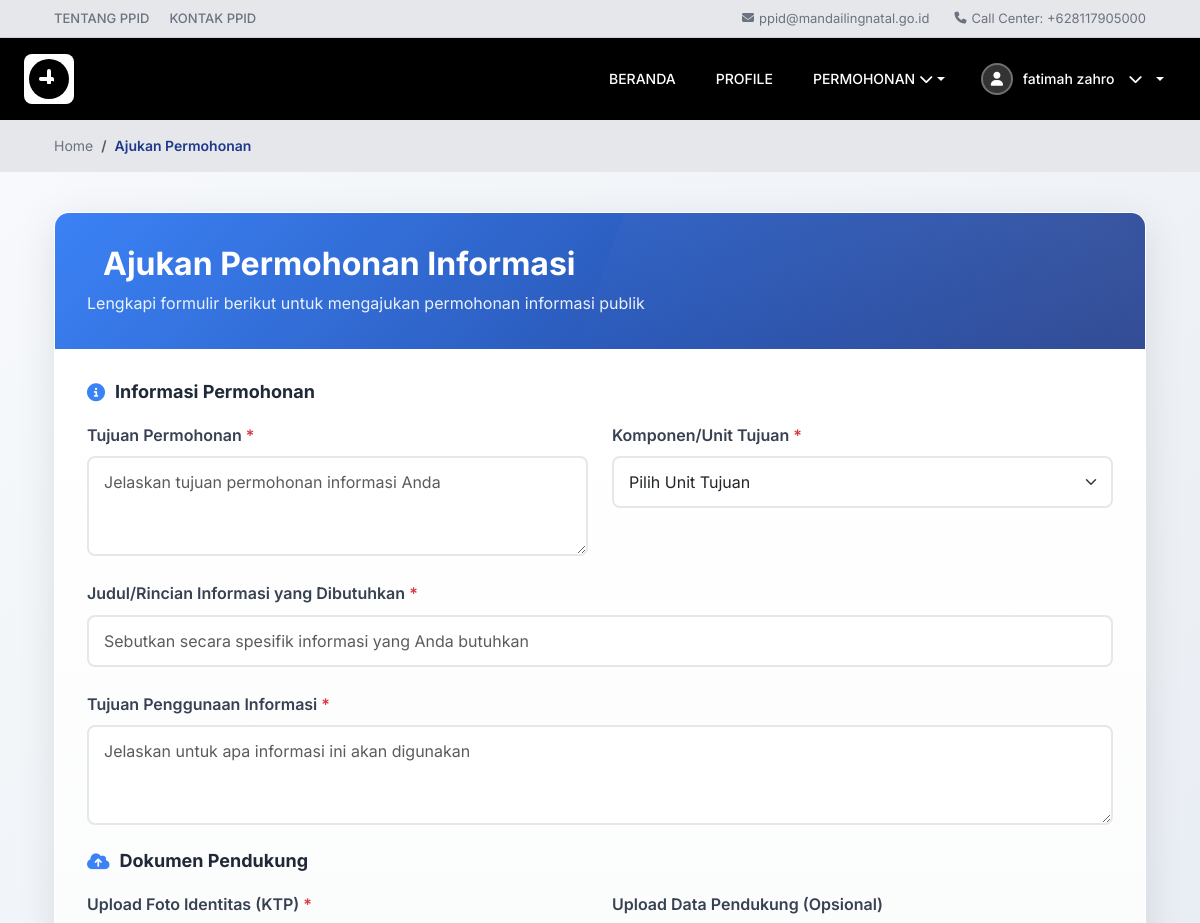
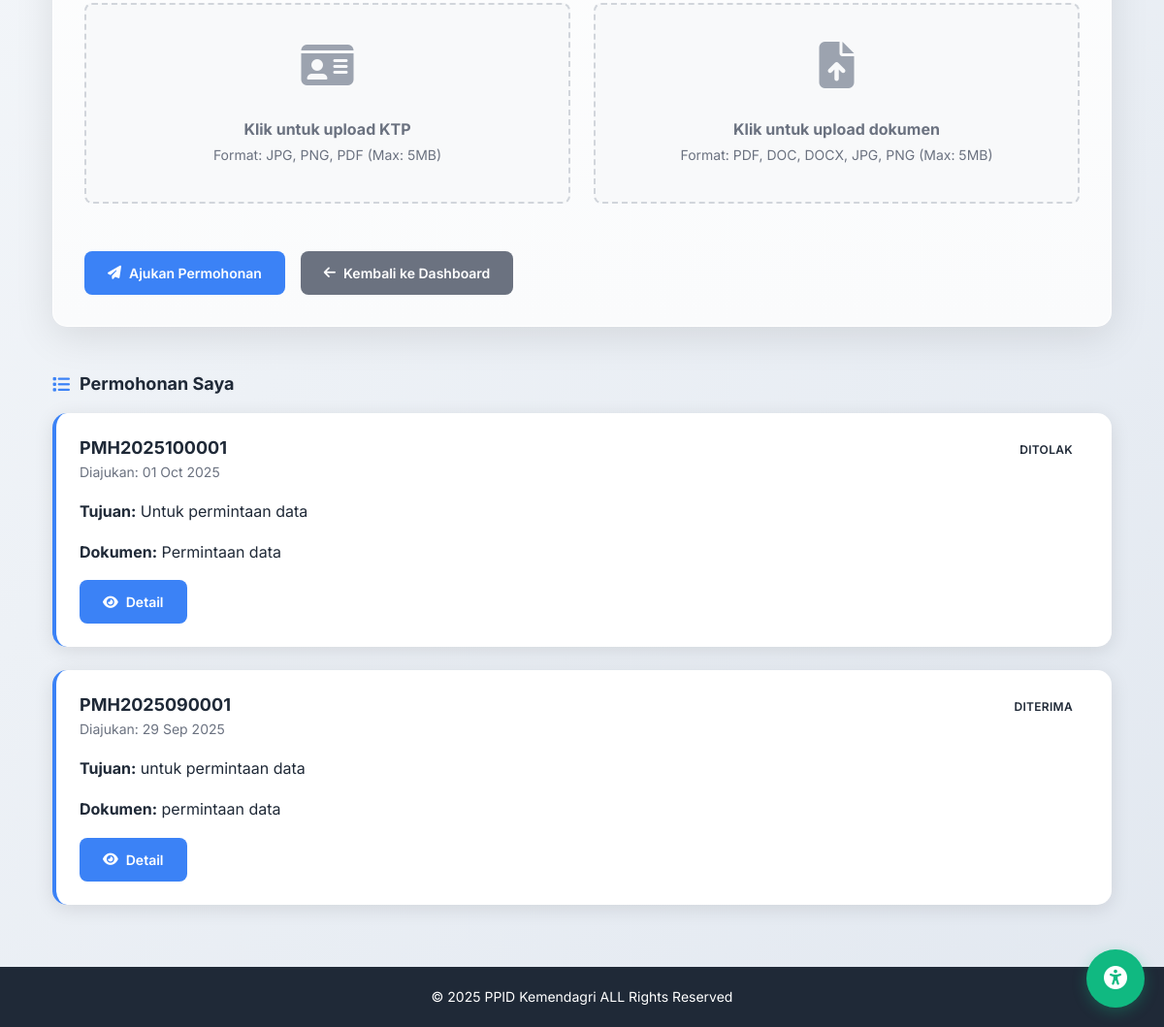
Page /index.php?controller=AjukanPermohonan&action=index (signed in) on the committed database (2 pictures, top to bottom).
### tables this page shows
CREATE TABLE `users` (
  `id_user` int NOT NULL,
  `email` varchar(255) NOT NULL,
  `username` varchar(50) NOT NULL,
  `password` varchar(255) NOT NULL,
  `jabatan` varchar(100) DEFAULT NULL,
  `role` varchar(50) NOT NULL,
  `id_biodata` int DEFAULT NULL
);

CREATE TABLE `biodata_pengguna` (
  `id_biodata` int NOT NULL,
  `nama_lengkap` varchar(255) NOT NULL,
  `nik` varchar(16) NOT NULL,
  `alamat` text,
  `provinsi` varchar(100) DEFAULT NULL,
  `city` varchar(100) DEFAULT NULL,
  `jenis_kelamin` enum('Laki-laki','Perempuan') DEFAULT NULL,
  `usia` int DEFAULT NULL,
  `pendidikan` varchar(100) DEFAULT NULL,
  `pekerjaan` varchar(100) DEFAULT NULL,
  `no_kontak` varchar(20) DEFAULT NULL,
  `email` varchar(255) DEFAULT NULL,
  `foto_profile` varchar(255) DEFAULT NULL,
  `status_pengguna` enum('pribadi','lembaga') NOT NULL,
  `nama_lembaga` varchar(255) DEFAULT NULL,
  `upload_ktp` varchar(255) DEFAULT NULL,
  `upload_akta` varchar(255) DEFAULT NULL
);

CREATE TABLE `permohonan` (
  `id_permohonan` int NOT NULL,
  `id_user` int NOT NULL,
  `no_permohonan` varchar(255) DEFAULT NULL,
  `sisa_jatuh_tempo` int DEFAULT NULL,
  `tujuan_permohonan` text,
  `komponen_tujuan` varchar(255) DEFAULT NULL,
  `judul_dokumen` varchar(255) DEFAULT NULL,
  `kandungan_informasi` text,
  `tujuan_penggunaan_informasi` text,
  `upload_foto_identitas` varchar(255) DEFAULT NULL,
  `upload_data_pedukung` varchar(255) DEFAULT NULL,
  `status` varchar(50) DEFAULT 'Diproses\r\n',
  `sumber_media` varchar(100) DEFAULT NULL,
  `catatan_petugas` text,
  `created_at` timestamp NULL DEFAULT CURRENT_TIMESTAMP,
  `updated_at` timestamp NULL DEFAULT CURRENT_TIMESTAMP ON UPDATE CURRENT_TIMESTAMP
);

### controllers/AjukanPermohonanController.php (called while the page is built, shortened)
<?php
require_once 'models/AjukanPermohonanModel.php';
require_once 'models/UserModel.php';
class AjukanPermohonanController {
    private $permohonanModel;
    private $userModel;
    public function __construct() {
        global $database;
        $db = $database->getConnection();
        $this->permohonanModel = new AjukanPermohonanModel($db);
        $this->userModel = new UserModel($db);
    }
    public function index() {
        $user_data = $this->userModel->getUserBiodata($_SESSION['user_id']);
        $permohonan_list = $this->permohonanModel->getPermohonanByUserId($_SESSION['user_id']);
        $nama_lengkap = $user_data['nama_lengkap'] ?? $_SESSION['username'] ?? 'Pengguna';
        include 'views/ajukan_permohonan/index.php';
    }
}
?>

### models/UserModel.php (called while the page is built, shortened)
<?php
class UserModel {
    private $conn;
    public function __construct($db) {
        $this->conn = $db;
    }
    public function getUserBiodata($userId) {
        $query = "SELECT bp.*, u.username, u.role, u.email, u.password
                  FROM biodata_pengguna bp
                  JOIN users u ON u.id_biodata = bp.id_biodata
                  WHERE u.id_user = :user_id LIMIT 1";
        $stmt = $this->conn->prepare($query);
        $stmt->bindParam(':user_id', $userId);
        $stmt->execute();
        return $stmt->fetch(PDO::FETCH_ASSOC);
    }
}
?>

### models/AjukanPermohonanModel.php (called while the page is built, shortened)
<?php
class AjukanPermohonanModel {
    private $conn;
    private $table_name = "permohonan";
    public function __construct($db) {
        $this->conn = $db;
    }
    public function getPermohonanByUserId($userId) {
        $query = "SELECT p.*, u.username
                  FROM " . $this->table_name . " p
                  JOIN users u ON p.id_user = u.id_user
                  WHERE p.id_user = :user_id
                  ORDER BY p.id_permohonan DESC";
        $stmt = $this->conn->prepare($query);
        $stmt->bindParam(':user_id', $userId);
        $stmt->execute();
        return $stmt->fetchAll(PDO::FETCH_ASSOC);
    }
}
?>

### views/ajukan_permohonan/index.php (the view, shortened to what this page needs)
<!DOCTYPE html>
<html lang="id">
<head>
  <link href="https://cdn.jsdelivr.net/npm/bootstrap@5.3.0/dist/css/bootstrap.min.css" rel="stylesheet">
  <link rel="stylesheet" href="https://cdnjs.cloudflare.com/ajax/libs/font-awesome/6.4.0/css/all.min.css">
</head>
<body>
  <div class="top-info-bar">
    <div class="container">
      <div class="top-info-links">
        <a href="#">TENTANG PPID</a>
        <a href="#">KONTAK PPID</a>
      </div>
      <div class="top-info-contact">
        <span><i class="fas fa-envelope"></i> ppid@mandailingnatal.go.id</span>
        <span><i class="fas fa-phone"></i> Call Center: +628117905000</span>
      </div>
    </div>
  </div>
  <?php include 'views/layout/navbar_masyarakat.php'; ?>
  <div class="breadcrumb-section">
    <div class="container">
      <nav aria-label="breadcrumb">
        <ol class="breadcrumb">
          <li class="breadcrumb-item"><a href="index.php?controller=user&action=index">Home</a></li>
          <li class="breadcrumb-item active" aria-current="page">Ajukan Permohonan</li>
        </ol>
      </nav>
    </div>
  </div>
  <div class="main-content">
    <div class="container">
      <div class="row">
        <div class="col-12">
          <div class="form-card">
            <div class="form-header">
              <h2 class="form-title">
                Ajukan Permohonan Informasi
              </h2>
              <p class="form-subtitle">Lengkapi formulir berikut untuk mengajukan permohonan informasi publik</p>
            </div>
            <div class="form-content">
              <form id="permohonanForm" method="POST" enctype="multipart/form-data">
                <h3 class="section-title">
                  <i class="fas fa-info-circle"></i>
                  Informasi Permohonan
                </h3>
                <div class="row">
                  <div class="col-md-6">
                    <div class="form-group">
                      <label for="tujuan_permohonan" class="form-label">Tujuan Permohonan <span class="required">*</span></label>
                      <textarea class="form-control" id="tujuan_permohonan" name="tujuan_permohonan" rows="3" required placeholder="Jelaskan tujuan permohonan informasi Anda"></textarea>
                    </div>
                  </div>
                  <div class="col-md-6">
                    <div class="form-group">
                      <label for="komponen_tujuan" class="form-label">Komponen/Unit Tujuan <span class="required">*</span></label>
                      <select class="form-select" id="komponen_tujuan" name="komponen_tujuan" required>
                        <option value="">Pilih Unit Tujuan</option>
                      </select>
                    </div>
                  </div>
                </div>
                <div class="row">
                  <div class="col-md-12">
                    <div class="form-group">
                      <label for="judul_dokumen" class="form-label">Judul/Rincian Informasi yang Dibutuhkan <span class="required">*</span></label>
                      <input type="text" class="form-control" id="judul_dokumen" name="judul_dokumen" required placeholder="Sebutkan secara spesifik informasi yang Anda butuhkan" value="<?php echo isset($_POST['judul_dokumen']) ? htmlspecialchars($_POST['judul_dokumen']) : ''; ?>">
                    </div>
                  </div>
                </div>
                <div class="form-group">
                  <label for="tujuan_penggunaan_informasi" class="form-label">Tujuan Penggunaan Informasi <span class="required">*</span></label>
                  <textarea class="form-control" id="tujuan_penggunaan_informasi" name="tujuan_penggunaan_informasi" rows="3" required placeholder="Jelaskan untuk apa informasi ini akan digunakan"></textarea>
                </div>
                <h3 class="section-title">
                  <i class="fas fa-cloud-upload-alt"></i>
                  Dokumen Pendukung
                </h3>
                <div class="row">
                  <div class="col-md-6">
                    <div class="form-group">
                      <label class="form-label">Upload Foto Identitas (KTP) <span class="required">*</span></label>
                      <div class="file-upload-area" onclick="document.getElementById('upload_foto_identitas').click()">
                        <div class="file-upload-icon">
                          <i class="fas fa-id-card"></i>
                        </div>
                        <div class="file-upload-text">
                          <strong>Klik untuk upload KTP</strong><br>
                          <small>Format: JPG, PNG, PDF (Max: 5MB)</small>
                        </div>
                      </div>
                    </div>
                  </div>
                  <div class="col-md-6">
                    <div class="form-group">
                      <label class="form-label">Upload Data Pendukung (Opsional)</label>
                      <div class="file-upload-area" onclick="document.getElementById('upload_data_pendukung').click()">
                        <div class="file-upload-icon">
                          <i class="fas fa-file-upload"></i>
                        </div>
                        <div class="file-upload-text">
                          <strong>Klik untuk upload dokumen</strong><br>
                          <small>Format: PDF, DOC, DOCX, JPG, PNG (Max: 5MB)</small>
                        </div>
                      </div>
                    </div>
                  </div>
                </div>
                <div class="d-flex gap-3 flex-wrap mt-4">
                  <button type="submit" class="btn btn-primary">
                    <i class="fas fa-paper-plane"></i>
                    Ajukan Permohonan
                  </button>
                  <a href="index.php?controller=user&action=index" class="btn btn-secondary">
                    <i class="fas fa-arrow-left"></i>
                    Kembali ke Dashboard
                  </a>
                </div>
              </form>
            </div>
          </div>
          <?php if (!empty($permohonan_list)): ?>
          <div class="permohonan-list">
            <h3 class="section-title">
              <i class="fas fa-list"></i>
              Permohonan Saya
            </h3>
            <?php foreach ($permohonan_list as $permohonan): ?>
            <div class="permohonan-card">
              <div class="permohonan-header">
                <div>
                  <div class="permohonan-number"><?php echo htmlspecialchars($permohonan['no_permohonan']); ?></div>
                  <small class="permohonan-meta">Diajukan: <?php echo date('d M Y', strtotime($permohonan['created_at'] ?? 'now')); ?></small>
                </div>
                <span class="status-badge status-<?php echo isset($permohonan['status']) && $permohonan['status'] ? $permohonan['status'] : 'pending'; ?>">
                  <?php echo isset($permohonan['status']) && $permohonan['status'] ? ucfirst($permohonan['status']) : 'Pending'; ?>
                </span>
              </div>
              <div class="permohonan-content">
                <p><strong>Tujuan:</strong> <?php echo htmlspecialchars($permohonan['tujuan_permohonan']); ?></p>
                <p><strong>Dokumen:</strong> <?php echo htmlspecialchars($permohonan['judul_dokumen']); ?></p>
                <div class="d-flex gap-2 flex-wrap mt-3">
                  <a href="index.php?controller=AjukanPermohonan&action=view&id=<?php echo $permohonan['id_permohonan']; ?>" class="btn btn-sm btn-primary">
                    <i class="fas fa-eye"></i> Detail
                  </a>
                </div>
              </div>
            </div>
            <?php endforeach; ?>
          </div>
          <?php endif; ?>
        </div>
      </div>
    </div>
  </div>
  <footer class="footer">
    <div class="container">
      <p>&copy; 2025 PPID Kemendagri ALL Rights Reserved</p>
    </div>
  </footer>
  <button class="accessibility-btn" title="Accessibility">
    <i class="fas fa-universal-access"></i>
  </button>
</body>
</html>

### views/layout/navbar_masyarakat.php (shortened to what this page needs)
<nav class="navbar-custom">
    <div class="container main-navbar">
      <div class="d-flex justify-content-between align-items-center w-100">
        <a href="index.php?controller=user&action=index" class="navbar-brand">
          <div class="logo-img">
            <img alt="Logo">
          </div>
        </a>
        <div class="navbar-nav">
          <a href="index.php?controller=user&action=index">BERANDA</a>
          <a href="index.php?controller=user&action=profile">PROFILE</a>
          <div class="nav-dropdown">
            <a href="#" class="dropdown-toggle" data-bs-toggle="dropdown" aria-expanded="false">
              PERMOHONAN <i class="fas fa-chevron-down ms-1"></i>
            </a>
          </div>
          <div class="nav-dropdown user-dropdown">
            <a href="#" class="dropdown-toggle user-toggle" data-bs-toggle="dropdown" aria-expanded="false">
              <div class="user-avatar">
                <?php if (!empty($user_data['foto_profile']) && file_exists($user_data['foto_profile'])): ?>
                  <img src="<?php echo htmlspecialchars($user_data['foto_profile']); ?>" alt="Foto Profil">
                <?php else: ?>
                  <i class="fas fa-user"></i>
                <?php endif; ?>
              </div>
              <span class="username"><?php echo htmlspecialchars($nama_lengkap); ?></span>
              <i class="fas fa-chevron-down ms-1"></i>
            </a>
          </div>
        </div>
      </div>
    </div>
  </nav>

### rows in the picture
users: id_biodata.nama_lengkap "fatimah zahro"
permohonan: no_permohonan "PMH2025100001", created_at "01 Oct 2025", status "DITOLAK", tujuan_permohonan "Untuk permintaan data", judul_dokumen "Permintaan data"
permohonan: no_permohonan "PMH2025090001", created_at "29 Sep 2025", status "DITERIMA", tujuan_permohonan "untuk permintaan data", judul_dokumen "permintaan data"
